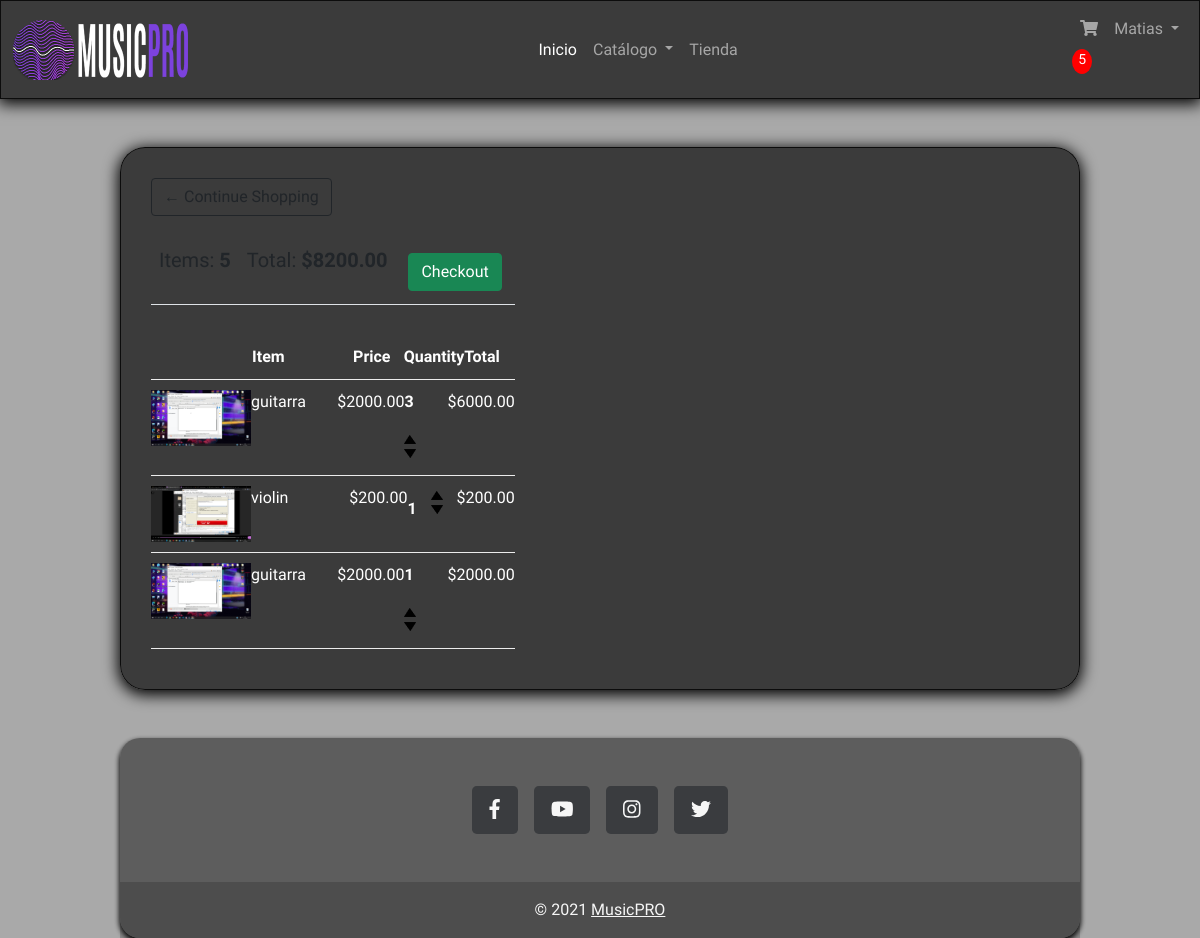
/cart/ (signed in), run on an earlier commit of the app's database.
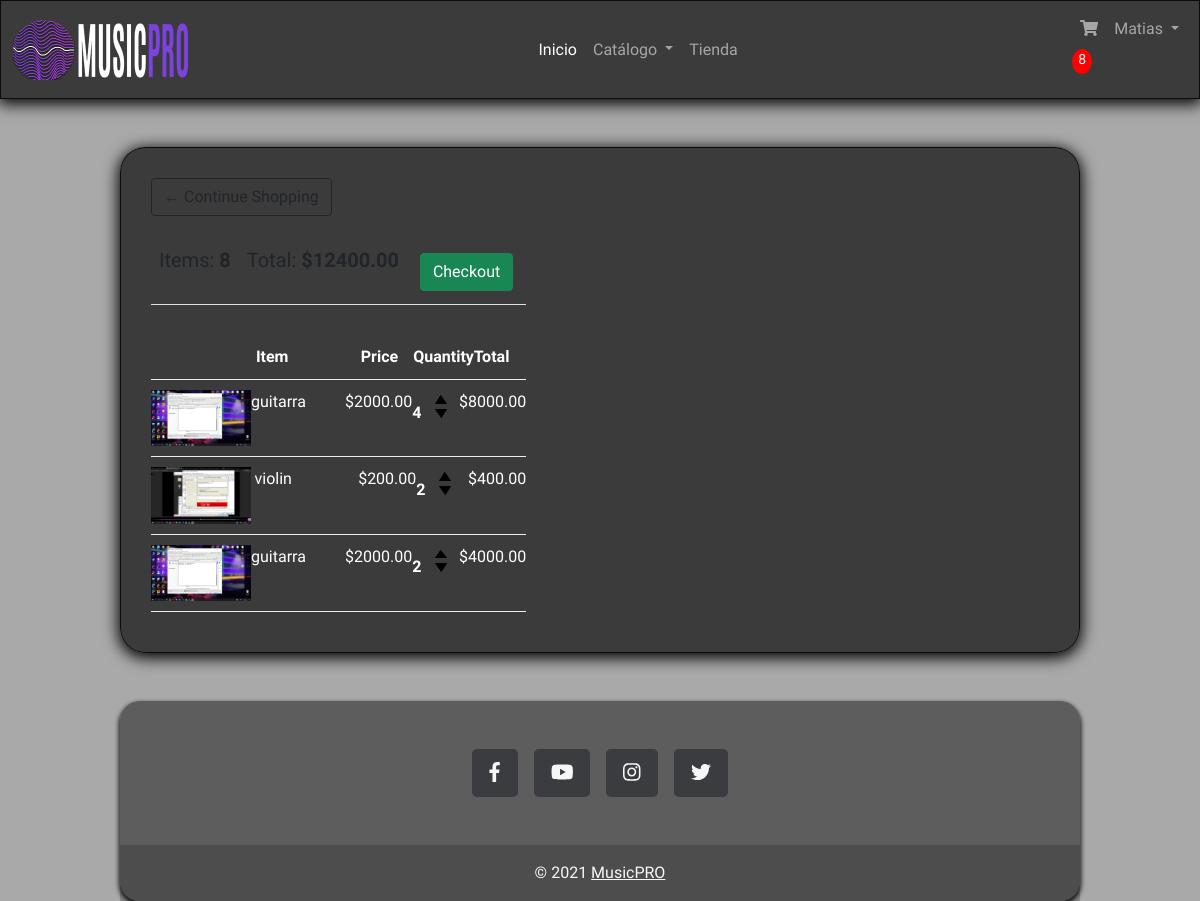
And on a later commit of the database.
### app/models.py (models this page shows, shortened)
class Order(models.Model):
	customer = models.ForeignKey(Customer, on_delete=models.SET_NULL, null=True, blank=True)
	date_ordered = models.DateTimeField(auto_now_add=True)
	complete = models.BooleanField(default=False)
	transaction_id = models.CharField(max_length=100, null=True)
	@property
	def get_cart_total(self):
		orderitems = self.orderitem_set.all()
		total = sum([item.get_total for item in orderitems])
		return total
	@property
	def get_cart_items(self):
		orderitems = self.orderitem_set.all()
		total = sum([item.quantity for item in orderitems])
		return total

class OrderItem(models.Model):
	product = models.ForeignKey(Product, on_delete=models.SET_NULL, null=True)
	order = models.ForeignKey(Order, on_delete=models.SET_NULL, null=True)
	quantity = models.IntegerField(default=0, null=True, blank=True)
	date_added = models.DateTimeField(auto_now_add=True)
	@property
	def get_total(self):
		total = self.product.price * self.quantity
		return total

class Product(models.Model):
	name = models.CharField(max_length=200)
	marca = models.CharField(max_length=50,blank=True)
	price = models.FloatField()
	image = models.ImageField(null=True, blank=True)
	@property
	def imageURL(self):
		try:
			url = self.image.url
		except:
			url = ''
		return url

### app/views.py (the view)
# urls.py: path('cart/', cart, name="cart"),
def cart(request):
	if request.user.is_authenticated:
		customer = request.user.customer
		order, created = Order.objects.get_or_create(customer=customer, complete=False)
		items = order.orderitem_set.all()
		cartItems = order.get_cart_items
	else:
		items = []
		order = {'get_cart_total':0, 'get_cart_items':0}
		cartItems = order['get_cart_items']
	context = {'items':items, 'order':order, 'cartItems':cartItems}
	return render(request, 'app/cart.html', context)

### app/templates/app/cart.html (shortened to what this page needs)
{% extends 'app/base.html' %}
{% load static %}
{% load humanize %}
{% block contenido %}
<div class="row">
	<div class="col-lg-12">
		<div class="box-element">
			<a  class="btn btn-outline-dark" href="{% url 'store' %}">&#x2190; Continue Shopping</a>
			<br>
			<br>
			<table class="table">
				<tr>
					<th><h5>Items: <strong>{{order.get_cart_items}}</strong></h5></th>
					<th><h5>Total:<strong> ${{order.get_cart_total|floatformat:2}}</strong></h5></th>
					<th>
						<a  style="float:right; margin:5px;" class="btn btn-success" href="{% url 'checkout' %}">Checkout</a>
					</th>
				</tr>
			</table>
		</div>
		<br>
		<div class="box-element">
			<div class="cart-row">
				<div style="flex:2"></div>
				<div style="flex:2"><strong>Item</strong></div>
				<div style="flex:1"><strong>Price</strong></div>
				<div style="flex:1"><strong>Quantity</strong></div>
				<div style="flex:1"><strong>Total</strong></div>
			</div>
			{% for item in items %}
			<div class="cart-row">
				<div style="flex:2"><img class="row-image" src="{{item.product.imageURL}}"></div>
				<div style="flex:2"><p>{{item.product.name}}</p></div>
				<div style="flex:1"><p>${{item.product.price|floatformat:2}}</p></div>
				<div style="flex:1">
					<p class="quantity">{{item.quantity}}</p>
					<div class="quantity">
						<img data-product="{{item.product.id}}" data-action="add" class="chg-quantity update-cart" src="{% static  '/img/arrow-up.png' %}">
						<img data-product="{{item.product.id}}" data-action="remove" class="chg-quantity update-cart" src="{% static  'img/arrow-down.png' %}">
					</div>
				</div>
				<div style="flex:1"><p>${{item.get_total|floatformat:2}}</p></div>
			</div>
			{% endfor %}
		</div>
	</div>
</div>
{% endblock %}

### app/templates/app/base.html (shortened to what this page needs)
<!DOCTYPE html>
<html lang="en">
<head>
  {% load static %}
  <link rel="stylesheet" href="{% static 'css/home.css' %}">
  <link href="https://cdn.jsdelivr.net/npm/bootstrap@5.0.2/dist/css/bootstrap.min.css" rel="stylesheet"
>
  <link rel="stylesheet" href="https://use.fontawesome.com/releases/v5.0.8/css/solid.css">
</head>
<body id="intro" class="bg-image shadow-2-strong">
  <nav class="navbar navbar-expand-lg navbar-dark">
    <div class="container-fluid">
      <a class="navbar-brand" href="#"><img src="{% static 'img/LOGITO2.png' %}" height="60" alt="logo"></a>
      <div class="collapse navbar-collapse" id="navbarSupportedContent">
        <ul class="navbar-nav mx-auto mb-2 mb-lg-0">
          <li class="nav-item">
            <a class="nav-link active" aria-current="page" href="{% url 'home' %}">Inicio</a>
          </li>
          <li class="nav-item dropdown">
            <a class="nav-link dropdown-toggle" href="#" id="navbarDropdown" role="button" data-bs-toggle="dropdown" aria-expanded="false">
              Catálogo
            </a>
          </li>
          <li class="nav-item">
            <a class="nav-link" href="{% url 'store' %}">Tienda</a>
          </li>
        </ul>
        <ul class="navbar-nav mr-auto mb-2 mb-lg-0">
          <li class="nav-item">
            <a class="nav-link" href="{% url 'cart' %}">
                <i class="fas fa-shopping-cart"></i>
            </a>
            <p id="cart-total">{{cartItems}}</p>
          </li>
          {% if user.is_authenticated %}
                        <li class="nav-item dropdown">
                            <a class="nav-link dropdown-toggle" href="#" id="navbarDropdown" role="button" data-bs-toggle="dropdown" aria-expanded="false">
                            {{ user.username |title }}
                            </a>
                        </li>
                        {% endif %}
        </ul>
      </div>
    </div>
  </nav>
  <div class="contenedorprincipal d-flex ">
  {% block contenido %}
  {% endblock %}
  </div>
  <footer class="text-center text-lg-start">
    <div class="container d-flex justify-content-center py-5">
      <button type="button" class="btn btn-primary btn-lg btn-floating mx-2">
        <i class="fab fa-facebook-f"></i>
      </button>
      <button type="button" class="btn btn-primary btn-lg btn-floating mx-2">
        <i class="fab fa-youtube"></i>
      </button>
      <button type="button" class="btn btn-primary btn-lg btn-floating mx-2">
        <i class="fab fa-instagram"></i>
      </button>
      <button type="button" class="btn btn-primary btn-lg btn-floating mx-2">
        <i class="fab fa-twitter"></i>
      </button>
    </div>
    <div class="text-center text-white p-3" style="background-color: rgba(0, 0, 0, 0.2);">
      © 2021
      <a class="text-white" href="{% url 'home' %}">MusicPRO</a>
    </div>
</footer>
</body>
</html>

### app/static/css/home.css (style rules this page uses)
* { font-family: 'Comfortaa', cursive; margin:0; padding:0; }
#intro { background-image: url('../img/fondo.png'); background-size: cover; background-color: darkgray; }
nav.navbar { background-color: rgba(0, 0, 0,0.65); box-shadow: 0px 3px 15px 2px rgba(0,0,0,1); border-style: solid; border-width: 1px; border-color: rgba(0,0,0,0.8); color: white; }
div.contenedorprincipal { height: fit-content; padding: 30px; margin-top: 4%; margin-bottom: 4%; margin-left: 10%; margin-right: 10%; background-color: rgba(0, 0, 0,0.65); border-style: solid; border-width: 1px; border-color: rgba(0,0,0,0.8); color: white; box-shadow: 0px 3px 15px 2px rgba(0,0,0,1); border-radius: 25px; }
footer { background-color: rgba(0, 0, 0, .5); border-radius: 20px; box-shadow: 0px 3px 5px 1px rgba(0, 0, 0, 1); width: 80%; margin-top: 20px; margin-left: 10%; margin-bottom: 0%; opacity: 0.9; position: static; bottom:0px; }
button.btn.btn-primary.btn-lg.btn-floating.mx-2 { background-color: #2E3134; color: white; border-color: transparent; }
#cart-total { display: block; text-align: center; color:#fff; background-color: red; width: 20px; height: 25px; border-radius: 50%; font-size: 14px; }
.col-lg-4, .col-lg-6, .col-lg-8, .col-lg-12 { margin-top: 10px; }
.btn { border-radius: 0; }
.row-image { width: 100px; }
.cart-row { display: flex; align-items: flex-stretch; padding-bottom: 10px; margin-bottom: 10px; border-bottom: 1px solid #ececec; }
.quantity { display: inline-block; font-weight: 700; padding-right:10px; }
.chg-quantity { width: 12px; cursor: pointer; display: block; margin-top: 5px; transition:.1s; }

What changed in the data, as far as the page shows it:
changed through a linked row, Order: get_cart_items "5" → "8"; get_cart_total "8200.00" → "12400.00"
changed OrderItem (number 1 of 3 on the later page): quantity "3" → "4"; get_total "6000.00" → "8000.00"
changed OrderItem "violin": quantity "1" → "2"; get_total "200.00" → "400.00"
changed OrderItem (number 3 of 3 on the later page): quantity "1" → "2"; get_total "2000.00" → "4000.00"
Also different on the page:
{{ cartItems }}: "5" → "8"
